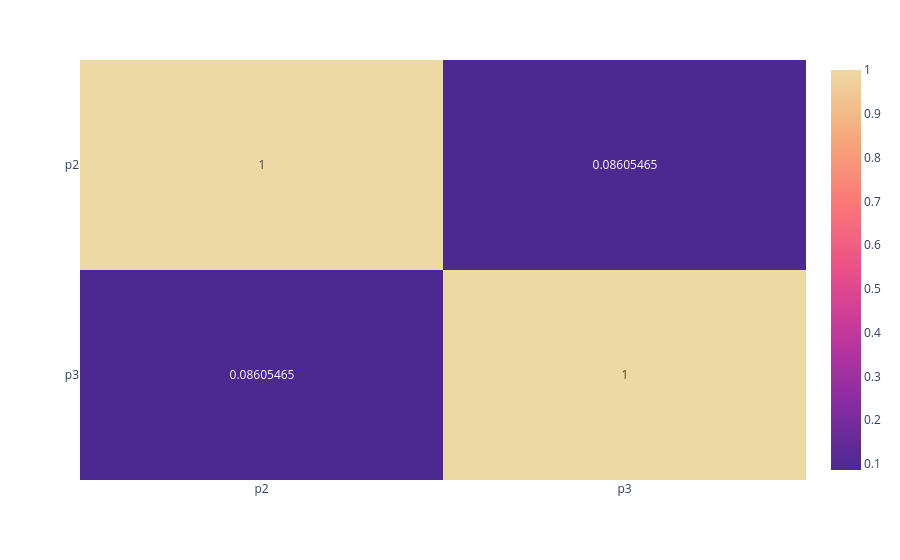

The notebook cell saved with this chart:
### Code cell
fig_corr

### Figure 1 — Plotly figure (JSON) as saved in the notebook; plotly's stock layout.template omitted (floating-point values rounded to 4 significant figures)
{"data": [{"coloraxis": "coloraxis", "hovertemplate": "x: %{x}<br>y: %{y}<br>color: %{z}<extra></extra>", "name": "0", "texttemplate": "%{z}", "type": "heatmap", "x": ["p2", "p3"], "xaxis": "x", "y": ["p2", "p3"], "yaxis": "y", "z": [[1, 0.08605], [0.08605, 1]]}], "layout": {"coloraxis": {"colorscale": [[0, "rgb(75, 41, 145)"], [0.1667, "rgb(135, 44, 162)"], [0.3333, "rgb(192, 54, 157)"], [0.5, "rgb(234, 79, 136)"], [0.6667, "rgb(250, 120, 118)"], [0.8333, "rgb(246, 169, 122)"], [1, "rgb(237, 217, 163)"]]}, "margin": {"t": 60}, "xaxis": {"anchor": "y", "domain": [0, 1]}, "yaxis": {"anchor": "x", "autorange": "reversed", "domain": [0, 1]}}}
